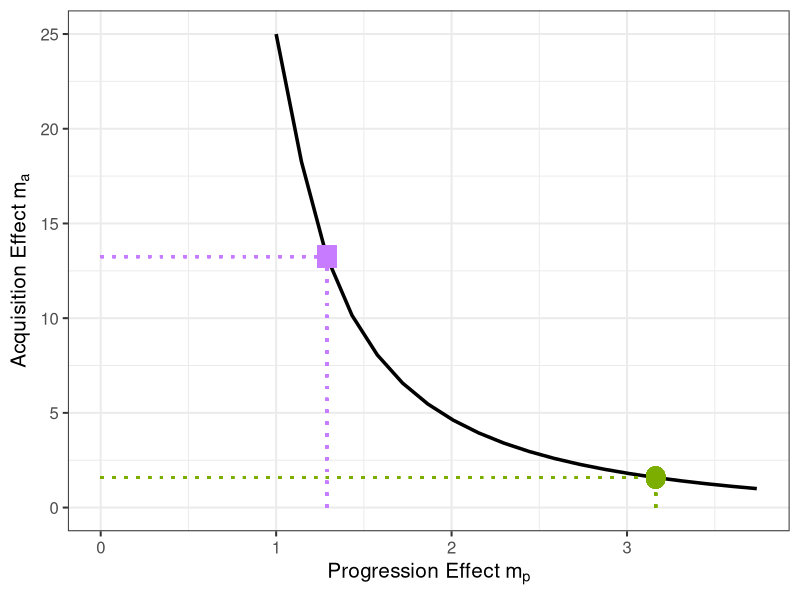
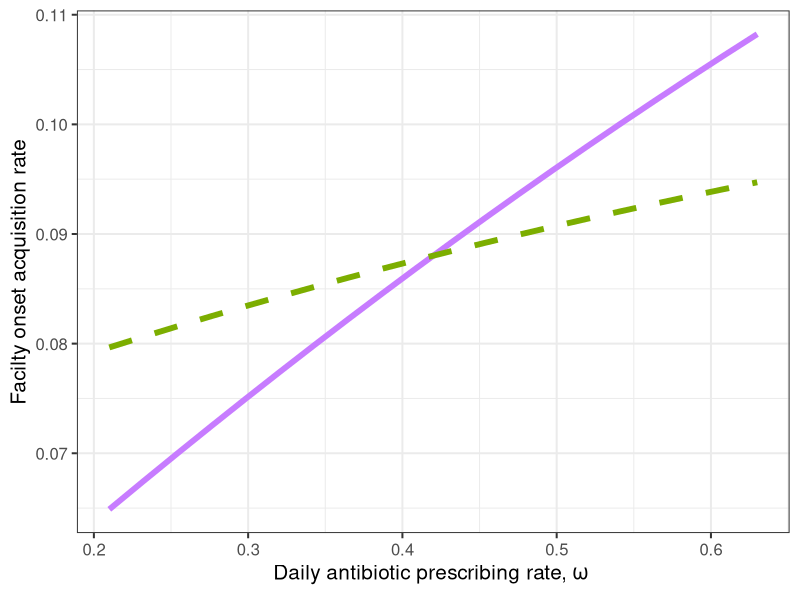
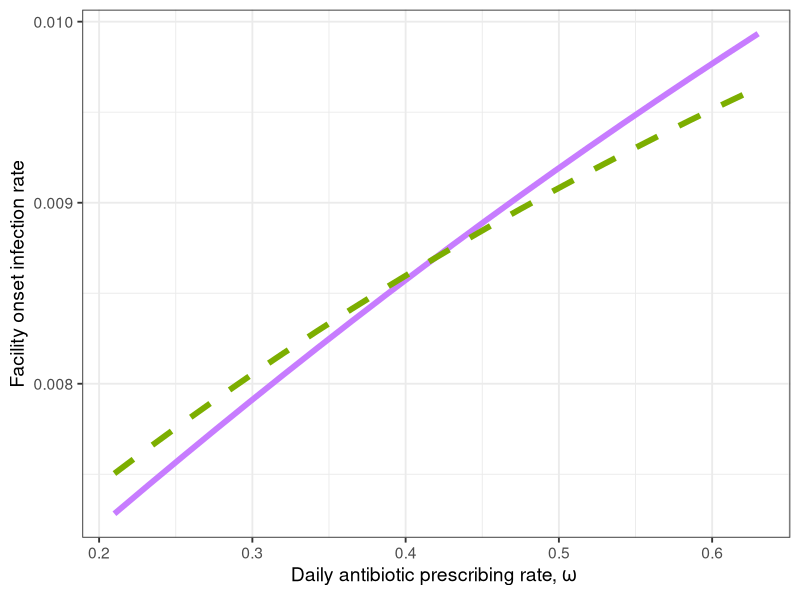
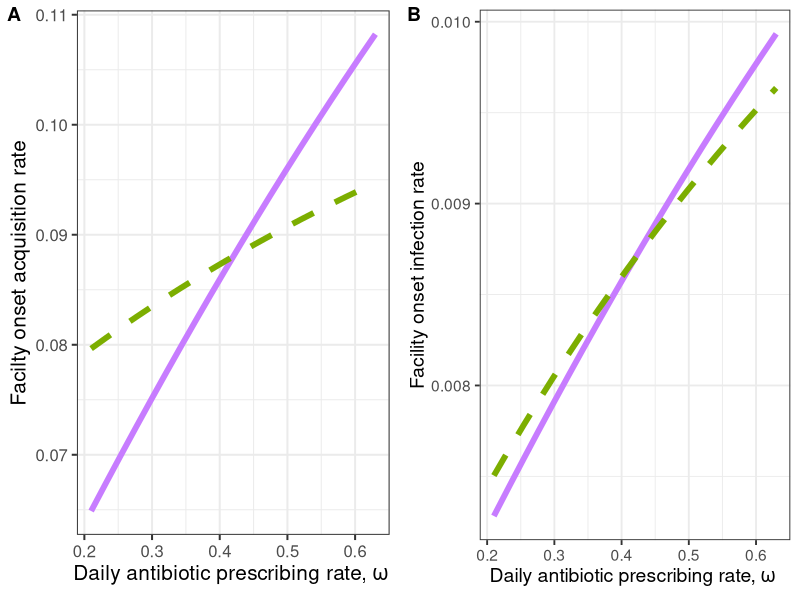
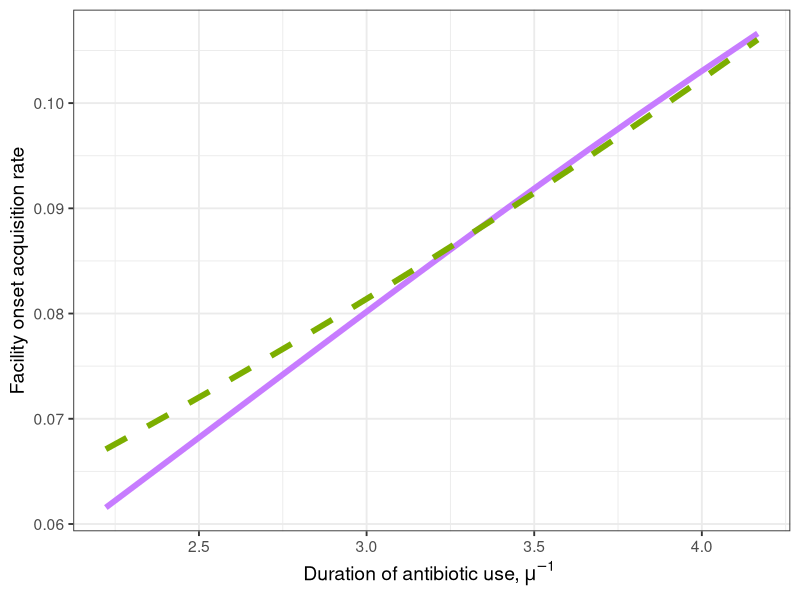
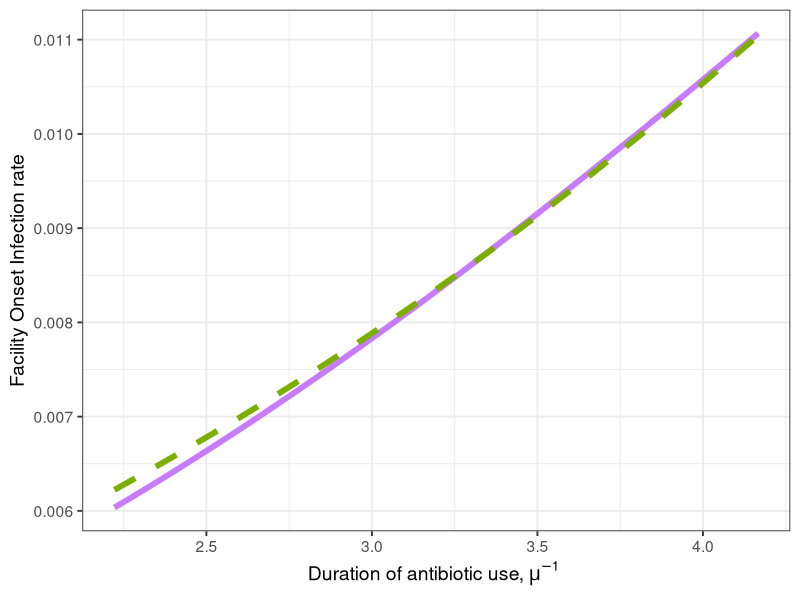
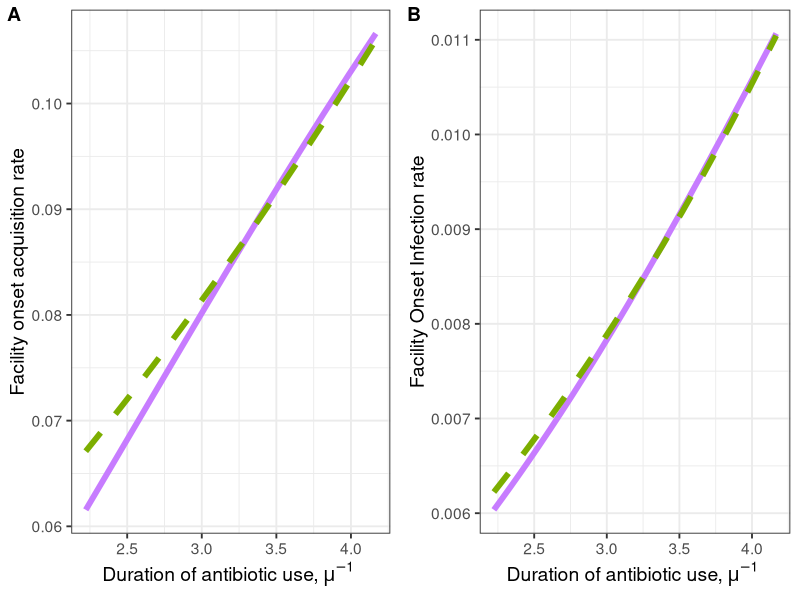
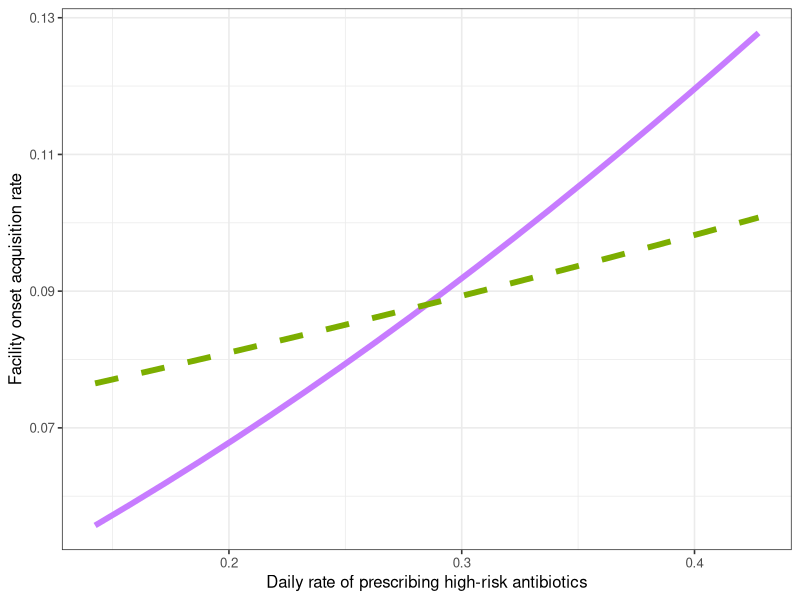

Write the R code that produced these figures, in order.
rm(list=ls())
#################################################################
this.dir <- dirname(parent.frame(2)$ofile)
setwd(this.dir)

#library(latex2exp)

require(ggplot2)
library(cowplot)


meanLOS <- 6
del <-   (1/300) * meanLOS
omega <- 0.07 * meanLOS
lamb <- 0.285

mu <- 0.05 * meanLOS
sig <- 0.388

fC <- 0.075


fA <- 0.24
omega0 <- 0.181

Y <- 0.16                  #prevalence target
X <- 14.5 / 10000 * meanLOS  #incidence target 
targetR <- 3.6             #risk ratio target

losMGF <- function(x) 1/(1-x)

K <- function(r) -(1-losMGF(r))/r
K <- Vectorize(K)

states <- c('SN', 'CN', 'IN', 'SA', 'CA', 'IA', 'SV', 'CV', 'IV')

Tabx <- function(bet,p,ma,mp,omega,mu,lamb){
	rbind(c(-bet-omega    , del           , 0             , (1-sig)*mu, 0         , 0        , 0      , 0        , 0),
		c(bet           , -omega-p-del  , 0             , 0         , (1-sig)*mu, 0        , 0      , 0        , 0),
		c(0             , p             , -omega        , 0         , 0         ,(1-sig)*mu, 0      , 0        , 0),
		c((1-lamb)*omega, 0             , 0             , -mu-bet   , del       , 0        , 0      , 0        , 0),
		c(0             , (1-lamb)*omega, 0             , bet       , -p-del-mu , 0        , 0      , 0        , 0),
		c(0             , 0             , (1-lamb)*omega, 0         , p         , -mu      , 0      , 0        , 0),
		c(lamb*omega    , 0             , 0             , sig*mu    , 0         , 0        , -ma*bet, del      , 0),
		c(0             , lamb*omega    , 0             , 0         , sig*mu    , 0        , ma*bet , -mp*p-del, 0),
		c(0             , 0             , lamb*omega    , 0         , 0         , sig*mu   , 0      , mp*p     , 0))
}

getInitAbx <- function(omega0,lamb){
	c((1-fC)*(1-fA-omega0),
	  fC*(1-fA-omega0),
	  0,
	  (1-fC)*(1-lamb)*(fA+omega0),
	  fC*(1-lamb)*(fA+omega0),
	  0,
	  (1-fC)*lamb*(fA+omega0),
	  fC*lamb*(fA+omega0),
	  0)
}

initAbx <- getInitAbx(omega0,lamb)

names(initAbx) <- states

getEq <- function(Tfull,init){
	T <- Tfull[-1,-1] - Tfull[-1,1]
	rhs <- -Tfull[-1,1]

	Tinf <- solve(T,rhs)

	eig <- eigen(T)
	r <- eig$values
	V <- eig$vectors
	
	tmp <- solve(V,as.vector((init[-1]-Tinf)))
	eq <- V %*% (tmp*K(r)) + Tinf
	c(1-sum(eq),eq)
}

getStatesAtT <- function(Tfull,init,tm){
	T <- Tfull[-1,-1] - Tfull[-1,1]
	rhs <- -Tfull[-1,1]

	Tinf <- solve(T,rhs)

	eig <- eigen(T)
	r <- eig$values
	V <- eig$vectors

	tmp <- solve(V, as.vector((init[-1]-Tinf)))

	x <- V %*% (tmp*exp(r*tm)) + Tinf
	c(1-sum(x),x)
}

getXY <- function(bet,p,ma,mp){
	eq <- getEq(Tabx(bet,p,ma,mp,omega,mu,lamb),initAbx)
	names(eq) <- states
	Y <- 1-sum(eq[c('SN','SA','SV')])
	X <- p*(eq['CN']+eq['CA']+mp*eq['CV'])
	c(X,Y)
}

#"Bar" states:
#Recent or current abx (A)
#Susceptible, no recent or current abx (SNbar)
#Colonized, no recent or current abx (CNbar)
#Infected, no recent or current abx (INbar)

barStates <- c('A','SNbar','CNbar','INbar')

TabxBar <- function(bet,p){
	rbind(c(0, omega         , omega         , omega),
		c(0, -bet-omega    , del           , 0),
		c(0, bet           , -omega-p-del  , 0),
		c(0, 0             , p             , -omega))
}

initBar <- c(fA+omega0, (1-fC)*(1-fA-omega0), fC*(1-fA-omega0), 0)

getBP <- function(ma,mp) optim(fn = function(x) sum((getXY(x[1],x[2],ma,mp) - c(X,Y))^2), c(beta=.05,p=.03), control=list(abstol=1e-15))$par

getR <- function(ma,mp){

	bp <- getBP(ma,mp)

	bet <- bp['beta']
	p <- bp['p']

	xt <- function(tm){
		out <- getStatesAtT(Tabx(bet,p,ma,mp,omega,mu,lamb), initAbx, tm)
		names(out) <- states
		out
	}

	xtbar <- function(tm){
		out <- getStatesAtT(TabxBar(bet,p), initBar, tm)
		names(out) <- barStates
		out
	}

	R <- function(tm){
		st <- xt(tm)
		stBar <- xtbar(tm)
	
		mp * st['CV']/(st['SV']+st['CV']) / (stBar['CNbar']/(stBar['SNbar']+stBar['CNbar']))
	}

	denomFn <- function(tm){
		st <- xt(tm)
		stBar <- xtbar(tm)

		(st['SV']+st['CV']+stBar['SNbar']+stBar['CNbar'])*exp(-tm)
	}

	numerFn <- function(tm){
		st <- xt(tm)
		stBar <- xtbar(tm)

		R <- mp * st['CV']/(st['SV']+st['CV']) / (stBar['CNbar']/(stBar['SNbar']+stBar['CNbar']))
		R*(st['SV']+st['CV']+stBar['SNbar']+stBar['CNbar'])*exp(-tm)
	}
	
	integrate(Vectorize(numerFn),0,Inf)$value / integrate(Vectorize(denomFn),0,Inf)$value
}

numPlot <- 20

mp_max <- optimize(function(x) (getR(1,x)-targetR)^2, c(1,5))$minimum

mps <- seq(1,mp_max,len=numPlot)
mas <- rep(0,numPlot)
bets <- rep(0,numPlot)
ps <- rep(0,numPlot)

for(i in 1:(numPlot-1)){
	mas[i] <- optimize(function(x) (getR(x,mps[i])-targetR)^2, c(1,25))$minimum
	bp <- getBP(mas[i],mps[i])
	bets[i] <- bp[1]
	ps[i] <- bp[2]
}
mas[numPlot] <- 1
bpEnd <- getBP(mas[numPlot],mps[numPlot])
bets[numPlot] <- bpEnd[1]
ps[numPlot] <- bpEnd[2]


 

#x11()
#plot(mps,mas,type='l',xlab = 'Progression effect ($m_p$)',ylab='Acquisition effect ($m_a$)',cex.axis=1.25,cex.lab=1.25,lwd = 2)
 
#points(mps[3],mas[3],type='p',col = 'black',pch=15,cex = 1.5)
 
#points(mps[16],mas[16],type='p',col = 'black',pch=16,cex = 1.5)

#n = 2
#cols = gg_color_hue(n)

#dev.new(width = 4, height = 4)
#plot(1:n, pch = 16, cex = 2, col = cols)

fig1dat<-data.frame(mps,mas)

# Fig1<- ggplot(fig1dat,aes(x=mps*mu, y=mas*mu))+
# 	geom_line(size=1.2) +
# 	theme_bw(base_size=15) +
# 	labs(x=bquote("Progression Effect"~m[p]), y=bquote("Acquisition Effect"~m[a])) +
# 	geom_label(label='1', x=mps[3]*mu, 	y=mas[3]*mu, 
# 	           label.padding = unit(0.25, "lines"), # Rectangle size around label
# 	           label.size = 0.35,	label.r = unit(0,'lines'),	color = "#C77CFF",
# 	           fill="#C77CFF") +
# 	geom_label(label='1',	x=mps[16]*mu,	y=mas[16]*mu,
# 	           label.padding = unit(0.25, "lines"), # Rectangle size around label
# 	           label.size = 0.35,	label.r = unit(.5, "lines"),	color = "#7CAE00",
# 	           fill="#7CAE00") + 
# 	geom_segment(aes(x=mps[3]*mu,y=0, xend=mps[3]*mu, yend=mas[3]*mu),linetype='dotted',
# 	             size=1, color = "#C77CFF") +
# 	geom_segment(aes(x=0,y=mas[3]*mu, xend=mps[3]*mu, yend=mas[3]*mu),linetype='dotted',
# 	             size=1, color = "#C77CFF") + 
# 	geom_segment(aes(x=mps[16]*mu,y=0, xend=mps[16]*mu, yend=mas[16]*mu),linetype='dotted',
# 	             size=1, color = "#7CAE00") +
# 	geom_segment(aes(x=0,y=mas[16]*mu, xend=mps[16]*mu, yend=mas[16]*mu),linetype='dotted',
# 	             size=1, color = "#7CAE00") 

Fig1<- ggplot(fig1dat,aes(x=mps, y=mas))+
  geom_line(size=1.2) +
  theme_bw(base_size=15) +
  labs(x=bquote("Progression Effect"~m[p]), y=bquote("Acquisition Effect"~m[a])) +
  geom_label(label='1', x=mps[3], 	y=mas[3], 
             label.padding = unit(0.25, "lines"), # Rectangle size around label
             label.size = 0.35,	label.r = unit(0,'lines'),	color = "#C77CFF",
             fill="#C77CFF") +
  geom_label(label='1',	x=mps[16],	y=mas[16],
             label.padding = unit(0.25, "lines"), # Rectangle size around label
             label.size = 0.35,	label.r = unit(.5, "lines"),	color = "#7CAE00",
             fill="#7CAE00") + 
  geom_segment(aes(x=mps[3],y=0, xend=mps[3], yend=mas[3]),linetype='dotted',
               size=1, color = "#C77CFF") +
  geom_segment(aes(x=0,y=mas[3], xend=mps[3], yend=mas[3]),linetype='dotted',
               size=1, color = "#C77CFF") + 
  geom_segment(aes(x=mps[16],y=0, xend=mps[16], yend=mas[16]),linetype='dotted',
               size=1, color = "#7CAE00") +
  geom_segment(aes(x=0,y=mas[16], xend=mps[16], yend=mas[16]),linetype='dotted',
               size=1, color = "#7CAE00") 


Fig1

############################################################################
getBetaHat <- function(bet,p,ma,mp,omega,mu,lamb,initAbx,ms,mi){
	eq <- getEq(Tabx(bet,p,ma,mp,omega,mu,lamb),initAbx)
	names(eq) <- states
	betaHat <- as.numeric(bet/(eq['CN'] + eq['CA'] + ms*eq['CV'] + mi*(eq['IN'] + eq['IA'] + ms*eq['IV'])))
	betaHat
}

getInterventionResults <- function(bet,p,ma,mp,ms,mi,startReduct){
	betaHatFix <- getBetaHat(bet,p,ma,mp,omega,mu,lamb,initAbx,ms,mi)

	omegaNew <- omega*(1-startReduct)
	initAbxNew <- getInitAbx(omega0*(1-startReduct),lamb)

	betNew <- optimize(function(bet) (getBetaHat(bet,p,ma,mp,omegaNew,mu,lamb,initAbxNew,ms,mi) - betaHatFix)^2,c(0,10),tol=1e-15)$minimum

	TabxNew <- Tabx(betNew,p,ma,mp,omegaNew,mu,lamb)
	eqNew <- getEq(TabxNew,initAbxNew)
	names(eqNew) <- states
	
	acqNew <- betNew*(eqNew['SN'] + eqNew['SA'] + ma*eqNew['SV'])
	infNew <- p*(eqNew['CN'] + eqNew['CA'] + mp*eqNew['CV'])
	
	c(acq=acqNew,inf=infNew)
}

getInterventionEffect <- function(ind,ms,mi,startReduct){
	outBase <- getInterventionResults(bets[ind],ps[ind],mas[ind],mps[ind],ms,mi,0)
	
	startEffect <- matrix(0,length(startReduct),2)
	if(!identical(startReduct,0)){		
		for(i in 1:length(startReduct)){
			outNew <- getInterventionResults(bets[ind],ps[ind],mas[ind],mps[ind],ms,mi,startReduct[i])
 		#startEffect[i,] <- (outNew-outBase)/outBase
		startEffect[i,] <- outNew
		}
	}

	startEffect
}

sr <- seq(-0.5,0.5,len=20)

ie3 <- getInterventionEffect(3,1,10,sr)
ie16 <- getInterventionEffect(16,1,10,sr)


## figure 2

fig2dat <- data.frame(omega*(1-sr), ie3, ie16)
colnames(fig2dat)<-c('sr','ie3acq','ie3inf','ie16acq','ie16inf')

Fig2a <- ggplot(fig2dat) + 
	theme_bw(base_size=15)+
	geom_line(aes(sr,ie3acq),size=2, color= "#C77CFF") +
	geom_line(aes(sr,ie16acq),linetype='dashed',size=2,color = "#7CAE00") +
	xlab(bquote("Daily antibiotic prescribing rate,"~omega~"")) +
	ylab('Facilty onset acquisition rate')+
	theme(
		plot.title = element_text(color="black", size=14,
			 face="bold"))
Fig2a

Fig2b <- ggplot(fig2dat) + 
	theme_bw(base_size=14)+
	geom_line(aes(sr,ie3inf),size=2, color= "#C77CFF") +
	geom_line(aes(sr,ie16inf),linetype='dashed',size=2,color = "#7CAE00") +
	xlab(bquote("Daily antibiotic prescribing rate,"~omega~"")) +
	ylab('Facility onset infection rate')+
	theme(
		plot.title = element_text(color="black", size=14,
			 face="bold"))
Fig2b

plot_grid(Fig2a, Fig2b, labels = "AUTO")

#x11()
#plot(1-sr,ie3[,2],type='l',xlab=expression(paste('Decrease in antibiotic prescribing rate (',phi,')')),ylab='Change in facility-onset infections',cex.axis=1.5,cex.lab=1.5)
#lines(1-sr,ie16[,2],lty = 2)


#x11()
#plot(1-sr,ie3[,1],type='l',xlab=expression(paste('Decrease in antibiotic prescribing rate (',phi,')')),ylab='Change in facility acquisitions',cex.axis=1.5,cex.lab=1.5)
#lines(1-sr,ie16[,1],lty = 2)


############################################################################################################

getInterventionResultsMu <- function(bet,p,Ma,Mp,ms,mi,startReduct){
  ma <- Ma*mu
  mp <- Mp*mu
  betaHatFix <- getBetaHat(bet,p,Ma,Mp,omega,mu,lamb,initAbx,ms,mi)

  muNew <- mu*(1+startReduct)
  MaNew <- ma/muNew
  MpNew <- mp/muNew

  betNew <- optimize(function(bet) (getBetaHat(bet,p,MaNew,MpNew,omega,muNew,lamb,initAbx,ms,mi) - betaHatFix)^2,c(0,10),tol=1e-15)$minimum

  TabxNew <- Tabx(betNew,p,MaNew,MpNew,omega,muNew,lamb)
  eqNew <- getEq(TabxNew,initAbx)
  names(eqNew) <- states

  acqNew <- betNew*(eqNew['SN'] + eqNew['SA'] + MaNew*eqNew['SV'])
  infNew <- p*(eqNew['CN'] + eqNew['CA'] + MpNew*eqNew['CV'])

  c(acq=acqNew,inf=infNew)
}



getInterventionEffect <- function(ind,ms,mi,startReduct){
  outBase <- getInterventionResultsMu(bets[ind],ps[ind],mas[ind],mps[ind],ms,mi,0)

  startEffect <- matrix(0,length(startReduct),2)
  if(!identical(startReduct,0)){
    for(i in 1:length(startReduct)){
      outNew <- getInterventionResultsMu(bets[ind],ps[ind],mas[ind],mps[ind],ms,mi,startReduct[i])
    #startEffect[i,] <- (outNew-outBase)/outBase
	  startEffect[i,] <- outNew
    }
  }

  startEffect
}

sr <- seq(-0.2,0.5,len=20)
ie3 <- getInterventionEffect(3,1,10,sr)
ie16 <- getInterventionEffect(16,1,10,sr)

fig3dat <- data.frame(1/(mu*(1+sr)), ie3, ie16)
colnames(fig3dat)<-c('sr','ie3acq','ie3inf','ie16acq','ie16inf')

Fig3a <- ggplot(fig3dat) + 
	theme_bw(base_size=14)+
	geom_line(aes(sr,ie3acq),size=2, color= "#C77CFF") +
	geom_line(aes(sr,ie16acq),linetype='dashed',size=2,color = "#7CAE00") +
	xlab(bquote("Duration of antibiotic use,"~mu^-1~"")) +
	ylab('Facility onset acquisition rate')+
	theme(
		plot.title = element_text(color="black", size=14,
			 face="bold"))
Fig3a

Fig3b <- ggplot(fig3dat) + 
	theme_bw(base_size=14)+
	geom_line(aes(sr,ie3inf),size=2, color= "#C77CFF") +
	geom_line(aes(sr,ie16inf),linetype='dashed',size=2,color = "#7CAE00") +
	xlab(bquote("Duration of antibiotic use,"~mu^-1~"")) +
	ylab('Facility Onset Infection rate')+
	theme(
		plot.title = element_text(color="black", size=14,
			 face="bold"))
Fig3b


plot_grid(Fig3a, Fig3b, labels = "AUTO")

#x11()
#plot(1+sr,ie3[,2],type='l',xlab=expression(paste('Increase in antibiotic stopping rate (',phi,')')),ylab='Change in facility-onset infections',cex.axis=1.5,cex.lab=1.5)
#lines(1+sr,ie16[,2],lty = 2)

#x11()
#plot(1+sr,ie3[,1],type='l',xlab=expression(paste('Increase in antibiotic stopping rate (',phi,')')),ylab='Change in facility acquisitions',cex.axis=1.5,cex.lab=1.5)
#lines(1+sr,ie16[,1],lty = 2)


#######################################################################################

getInterventionResultsLamb <- function(bet,p,ma,mp,ms,mi,lamb,startReduct){
  betaHatFix <- getBetaHat(bet,p,ma,mp,omega,mu,lamb,initAbx,ms,mi)
  
  lambNew <- lamb*(1+startReduct)
  initAbxNew <- getInitAbx(omega0,lambNew)
  
  betNew <- optimize(function(bet) (getBetaHat(bet,p,ma,mp,omega,mu,lambNew,initAbxNew,ms,mi) - betaHatFix)^2, c(0,10),tol=1e-15)$minimum
  
  TabxNew <- Tabx(betNew,p,ma,mp,omega,mu,lambNew)
  eqNew <- getEq(TabxNew,initAbxNew)
  names(eqNew) <- states
  
  acqNew <- betNew*(eqNew['SN'] + eqNew['SA'] + ma*eqNew['SV'])
  infNew <- p*(eqNew['CN'] + eqNew['CA'] + mp*eqNew['CV'])
  
  c(acq=acqNew,inf=infNew)
}

getInterventionEffect <- function(ind,ms,mi,startReduct){
  outBase <- getInterventionResultsLamb(bets[ind],ps[ind],mas[ind],mps[ind],ms,mi,lamb,0)
  
  startEffect <- matrix(0,length(startReduct),2)
  if(!identical(startReduct,0)){		
    for(i in 1:length(startReduct)){
      outNew <- getInterventionResultsLamb(bets[ind],ps[ind],mas[ind],mps[ind],ms,mi,lamb,startReduct[i])
    #startEffect[i,] <- (outNew-outBase)/outBase
	  startEffect[i,] <- outNew
    }
  }
  
  startEffect
}

sr <- seq(-0.5,0.5,len=20)  
ie3 <- getInterventionEffect(3,1,10,sr)
ie16 <- getInterventionEffect(16,1,10,sr)

fig4dat <- data.frame(sr, ie3, ie16)
colnames(fig4dat)<-c('sr','ie3acq','ie3inf','ie16acq','ie16inf')

Fig4a <- ggplot(fig4dat) + 
	theme_bw(base_size=12)+
	geom_line(aes(lamb*(1+sr),ie3acq),size=2, color= "#C77CFF") +
	geom_line(aes(lamb*(1+sr),ie16acq),linetype='dashed',size=2,color = "#7CAE00") +
  xlab(bquote("Daily rate of prescribing high-risk antibiotics")) +
  ylab('Facility onset acquisition rate')+
	theme(
	 plot.title = element_text(color="black", size=14,
			 face="bold"))
Fig4a

Fig4b <- ggplot(fig4dat) + 
	theme_bw(base_size=12)+
	geom_line(aes(lamb*(1+sr),ie3inf),size=2, color= "#C77CFF") +
	geom_line(aes(lamb*(1+sr),ie16inf),linetype='dashed',size=2,color = "#7CAE00") +
	xlab(bquote("Daily rate of prescribing high-risk antibiotics")) +
	ylab('Facility onset infection rate')+
	theme(
	 plot.title = element_text(color="black", size=14,
			 face="bold"))
Fig4b
plot_grid(Fig4a, Fig4b, labels = "AUTO")


#x11()
#plot(1+sr,ie3[,2],type='l',xlab=expression(paste('Increase in high-risk antibiotic rate (',phi,')')),ylab='Change in facility-onset infections',cex.axis=1.5,cex.lab=1.5)
#lines(1+sr,ie16[,2],lty = 2)


#x11()
#plot(1+sr,ie3[,1],type='l',xlab=expression(paste('Increase in high-risk antibiotic rate (',phi,')')),ylab='Change in facility acquisitions',cex.axis=1.5,cex.lab=1.5)
#lines(1+sr,ie16[,1],lty = 2)
# 
# 
# ############################################################################################################
# 



sr <- 0.25
print("higher acq: acq vs inf")
print(getInterventionEffect(3,1,1,sr)) #Case 1 Reduced
print(getInterventionEffect(3,1,10,sr))
print(getInterventionEffect(3,3,1,sr))
print(getInterventionEffect(3,3,10,sr))
print("higher prog: acq vs inf")
print(getInterventionEffect(16,1,1,sr))
print(getInterventionEffect(16,1,10,sr))
print(getInterventionEffect(16,3,1,sr))
print(getInterventionEffect(16,3,10,sr))
